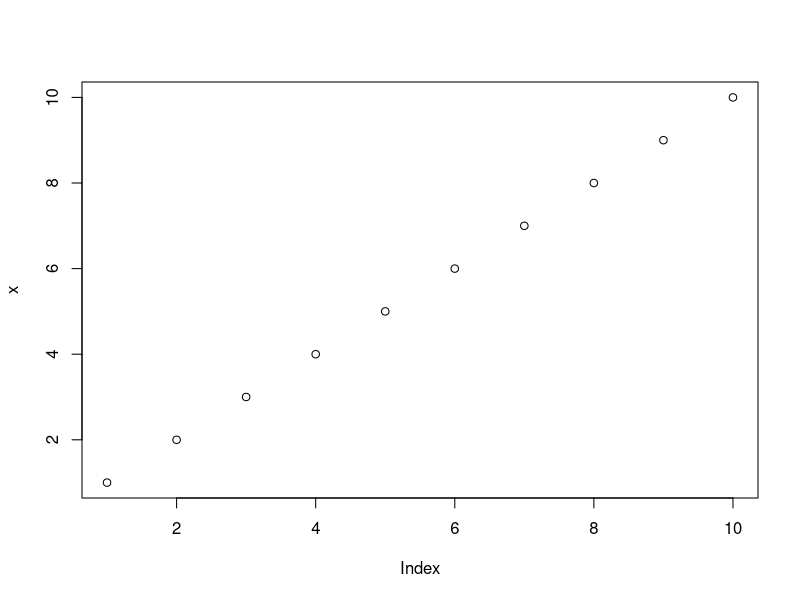
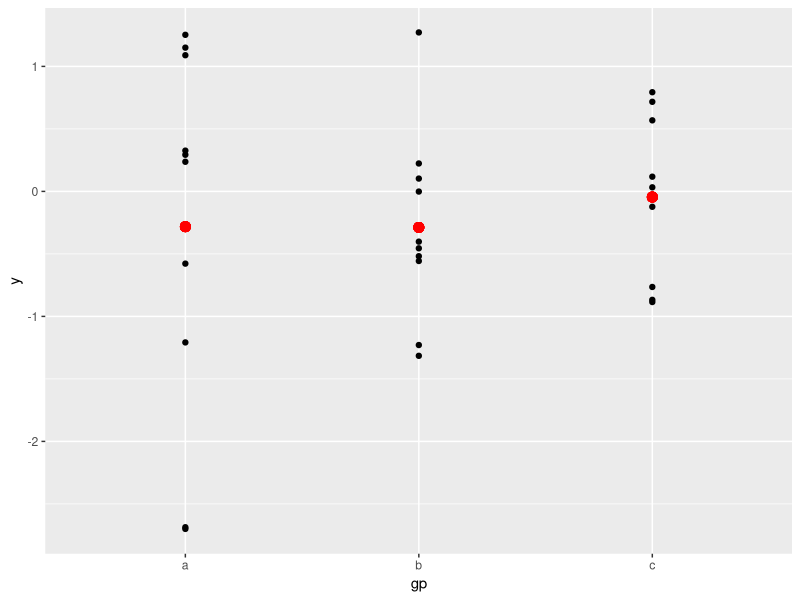

Recreate these plots in R, in order.
## ---- chunk 1
x = 1:10
x
plot(x)
## ---- chunk 2
library(ggplot2)
df <- data.frame(
  gp = factor(rep(letters[1:3], each = 10)),
  y = rnorm(30)
)
ds <- do.call(rbind, lapply(split(df, df$gp), function(d) {
  data.frame(mean = mean(d$y), sd = sd(d$y), gp = d$gp)
}))

# The summary data frame ds is used to plot larger red points on top
# of the raw data. Note that we don't need to supply `data` or `mapping`
# in each layer because the defaults from ggplot() are used.
ggplot(df, aes(gp, y)) +
  geom_point() +
  geom_point(data = ds, aes(y = mean), colour = 'red', size = 3)

